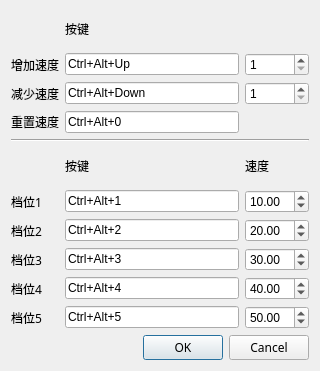
<?xml version="1.0" encoding="UTF-8"?>
<ui version="4.0">
 <class>PreferenceDialog</class>
 <widget class="QDialog" name="PreferenceDialog">
  <property name="geometry">
   <rect>
    <x>0</x>
    <y>0</y>
    <width>320</width>
    <height>371</height>
   </rect>
  </property>
  <property name="windowTitle">
   <string>快捷键</string>
  </property>
  <property name="modal">
   <bool>true</bool>
  </property>
  <layout class="QGridLayout" name="gridLayout">
   <item row="8" column="0">
    <widget class="QLabel" name="shift3Label">
     <property name="font">
      <font>
       <family>微软雅黑</family>
      </font>
     </property>
     <property name="text">
      <string>档位3</string>
     </property>
    </widget>
   </item>
   <item row="5" column="2">
    <widget class="QLabel" name="speedLabel">
     <property name="font">
      <font>
       <family>微软雅黑</family>
      </font>
     </property>
     <property name="text">
      <string>速度</string>
     </property>
     <property name="alignment">
      <set>Qt::AlignLeading|Qt::AlignLeft|Qt::AlignVCenter</set>
     </property>
    </widget>
   </item>
   <item row="6" column="1">
    <widget class="QSingleKeySequenceEdit" name="shift1KeySequenceEdit">
     <property name="keySequence">
      <string>Ctrl+Alt+1</string>
     </property>
    </widget>
   </item>
   <item row="2" column="0">
    <widget class="QLabel" name="speedDownLabel">
     <property name="font">
      <font>
       <family>微软雅黑</family>
      </font>
     </property>
     <property name="text">
      <string>减少速度</string>
     </property>
    </widget>
   </item>
   <item row="5" column="1">
    <widget class="QLabel" name="pressLabel_2">
     <property name="font">
      <font>
       <family>微软雅黑</family>
      </font>
     </property>
     <property name="text">
      <string>按键</string>
     </property>
     <property name="alignment">
      <set>Qt::AlignLeading|Qt::AlignLeft|Qt::AlignVCenter</set>
     </property>
    </widget>
   </item>
   <item row="4" column="0" colspan="3">
    <widget class="Line" name="line">
     <property name="orientation">
      <enum>Qt::Horizontal</enum>
     </property>
    </widget>
   </item>
   <item row="10" column="2">
    <widget class="QDoubleSpinBox" name="shift5DoubleSpinBox">
     <property name="minimum">
      <double>0.010000000000000</double>
     </property>
     <property name="maximum">
      <double>100.000000000000000</double>
     </property>
     <property name="value">
      <double>50.000000000000000</double>
     </property>
    </widget>
   </item>
   <item row="10" column="1">
    <widget class="QSingleKeySequenceEdit" name="shift5KeySequenceEdit">
     <property name="keySequence">
      <string>Ctrl+Alt+5</string>
     </property>
    </widget>
   </item>
   <item row="10" column="0">
    <widget class="QLabel" name="shift5Label">
     <property name="font">
      <font>
       <family>微软雅黑</family>
      </font>
     </property>
     <property name="text">
      <string>档位5</string>
     </property>
    </widget>
   </item>
   <item row="8" column="1">
    <widget class="QSingleKeySequenceEdit" name="shift3KeySequenceEdit">
     <property name="keySequence">
      <string>Ctrl+Alt+3</string>
     </property>
    </widget>
   </item>
   <item row="11" column="1" colspan="2">
    <widget class="QDialogButtonBox" name="buttonBox">
     <property name="font">
      <font>
       <family>微软雅黑</family>
      </font>
     </property>
     <property name="layoutDirection">
      <enum>Qt::LeftToRight</enum>
     </property>
     <property name="orientation">
      <enum>Qt::Horizontal</enum>
     </property>
     <property name="standardButtons">
      <set>QDialogButtonBox::Cancel|QDialogButtonBox::Ok</set>
     </property>
    </widget>
   </item>
   <item row="6" column="0">
    <widget class="QLabel" name="shift1Label">
     <property name="font">
      <font>
       <family>微软雅黑</family>
      </font>
     </property>
     <property name="text">
      <string>档位1</string>
     </property>
    </widget>
   </item>
   <item row="3" column="1">
    <widget class="QSingleKeySequenceEdit" name="resetSpeedKeySequenceEdit">
     <property name="keySequence">
      <string>Ctrl+Alt+0</string>
     </property>
    </widget>
   </item>
   <item row="3" column="0">
    <widget class="QLabel" name="resetSpeedLabel">
     <property name="font">
      <font>
       <family>微软雅黑</family>
      </font>
     </property>
     <property name="text">
      <string>重置速度</string>
     </property>
    </widget>
   </item>
   <item row="1" column="1">
    <widget class="QSingleKeySequenceEdit" name="speedUpKeySequenceEdit">
     <property name="keySequence">
      <string>Ctrl+Alt+Up</string>
     </property>
    </widget>
   </item>
   <item row="9" column="1">
    <widget class="QSingleKeySequenceEdit" name="shift4KeySequenceEdit">
     <property name="keySequence">
      <string>Ctrl+Alt+4</string>
     </property>
    </widget>
   </item>
   <item row="8" column="2">
    <widget class="QDoubleSpinBox" name="shift3DoubleSpinBox">
     <property name="minimum">
      <double>0.010000000000000</double>
     </property>
     <property name="maximum">
      <double>100.000000000000000</double>
     </property>
     <property name="value">
      <double>30.000000000000000</double>
     </property>
    </widget>
   </item>
   <item row="7" column="0">
    <widget class="QLabel" name="shift2Label">
     <property name="font">
      <font>
       <family>微软雅黑</family>
      </font>
     </property>
     <property name="text">
      <string>档位2</string>
     </property>
    </widget>
   </item>
   <item row="7" column="1">
    <widget class="QSingleKeySequenceEdit" name="shift2KeySequenceEdit">
     <property name="keySequence">
      <string>Ctrl+Alt+2</string>
     </property>
    </widget>
   </item>
   <item row="2" column="1">
    <widget class="QSingleKeySequenceEdit" name="speedDownKeySequenceEdit">
     <property name="keySequence">
      <string>Ctrl+Alt+Down</string>
     </property>
    </widget>
   </item>
   <item row="7" column="2">
    <widget class="QDoubleSpinBox" name="shift2DoubleSpinBox">
     <property name="minimum">
      <double>0.010000000000000</double>
     </property>
     <property name="maximum">
      <double>100.000000000000000</double>
     </property>
     <property name="value">
      <double>20.000000000000000</double>
     </property>
    </widget>
   </item>
   <item row="1" column="0">
    <widget class="QLabel" name="speedUpLabel">
     <property name="font">
      <font>
       <family>微软雅黑</family>
      </font>
     </property>
     <property name="text">
      <string>增加速度</string>
     </property>
    </widget>
   </item>
   <item row="6" column="2">
    <widget class="QDoubleSpinBox" name="shift1DoubleSpinBox">
     <property name="minimum">
      <double>0.010000000000000</double>
     </property>
     <property name="maximum">
      <double>100.000000000000000</double>
     </property>
     <property name="stepType">
      <enum>QAbstractSpinBox::DefaultStepType</enum>
     </property>
     <property name="value">
      <double>10.000000000000000</double>
     </property>
    </widget>
   </item>
   <item row="9" column="0">
    <widget class="QLabel" name="shift4Label">
     <property name="font">
      <font>
       <family>微软雅黑</family>
      </font>
     </property>
     <property name="text">
      <string>档位4</string>
     </property>
    </widget>
   </item>
   <item row="9" column="2">
    <widget class="QDoubleSpinBox" name="shift4DoubleSpinBox">
     <property name="minimum">
      <double>0.010000000000000</double>
     </property>
     <property name="maximum">
      <double>100.000000000000000</double>
     </property>
     <property name="value">
      <double>40.000000000000000</double>
     </property>
    </widget>
   </item>
   <item row="0" column="1">
    <widget class="QLabel" name="pressLabel_1">
     <property name="font">
      <font>
       <family>微软雅黑</family>
      </font>
     </property>
     <property name="text">
      <string>按键</string>
     </property>
     <property name="alignment">
      <set>Qt::AlignLeading|Qt::AlignLeft|Qt::AlignVCenter</set>
     </property>
    </widget>
   </item>
   <item row="1" column="2">
    <widget class="QSpinBox" name="increaseStepSpinBox">
     <property name="minimum">
      <number>1</number>
     </property>
     <property name="maximum">
      <number>1000</number>
     </property>
    </widget>
   </item>
   <item row="2" column="2">
    <widget class="QSpinBox" name="decreaseStepSpinBox">
     <property name="minimum">
      <number>1</number>
     </property>
     <property name="maximum">
      <number>1000</number>
     </property>
    </widget>
   </item>
  </layout>
 </widget>
 <customwidgets>
  <customwidget>
   <class>QSingleKeySequenceEdit</class>
   <extends>QKeySequenceEdit</extends>
   <header>qsinglekeysequenceedit.h</header>
  </customwidget>
 </customwidgets>
 <resources/>
 <connections>
  <connection>
   <sender>buttonBox</sender>
   <signal>accepted()</signal>
   <receiver>PreferenceDialog</receiver>
   <slot>accept()</slot>
   <hints>
    <hint type="sourcelabel">
     <x>248</x>
     <y>254</y>
    </hint>
    <hint type="destinationlabel">
     <x>157</x>
     <y>274</y>
    </hint>
   </hints>
  </connection>
  <connection>
   <sender>buttonBox</sender>
   <signal>rejected()</signal>
   <receiver>PreferenceDialog</receiver>
   <slot>reject()</slot>
   <hints>
    <hint type="sourcelabel">
     <x>316</x>
     <y>260</y>
    </hint>
    <hint type="destinationlabel">
     <x>286</x>
     <y>274</y>
    </hint>
   </hints>
  </connection>
 </connections>
</ui>
